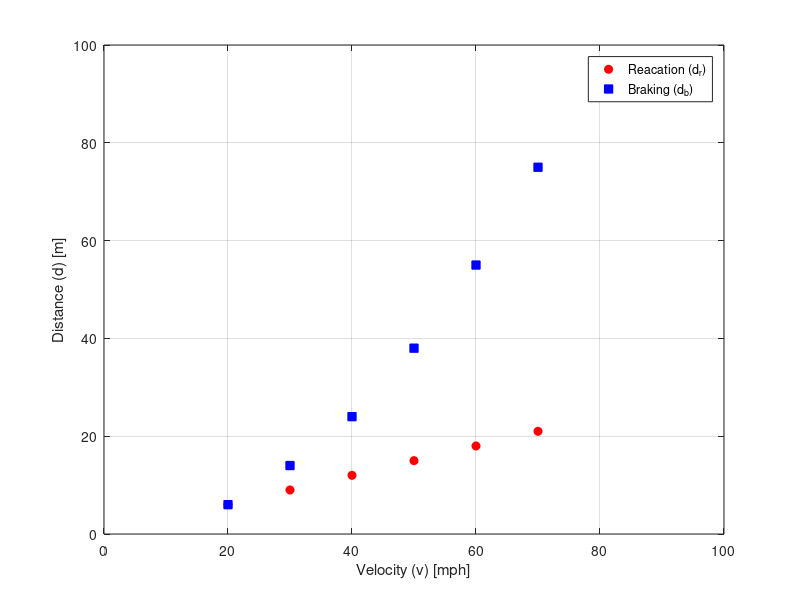

This chart was generated by the following MATLAB code:
%% Eddie Molina   ENGR 1300-009   2016/11/04
% Problem Statement: Create a proper plot
clc;
clear;
close;
%% Experimental Data
Velocity = [20; 30; 40; 50; 60; 70];  % Vehicle speed (v) [mph]
Reaction = [6; 9; 12; 15; 18; 21];    % Distance for reaction (m)
Braking = [6; 14; 24; 38; 55; 75];    % Distance for braking (m)

%% Plots
figure('color', 'w')
plot(Velocity, Reaction, 'o', 'MarkerFaceColor', 'r', 'MarkerEdgeColor', 'r')
hold on
plot(Velocity, Braking, 's','MarkerFaceColor', 'b', 'MarkerEdgeColor', 'b')
grid on
ylabel('Distance (d) [m]');
xlabel('Velocity (v) [mph]');
legend('Reacation (d_{r})', 'Braking (d_{b})', 'Location', 'Best')
axis([0 100 0 100]);